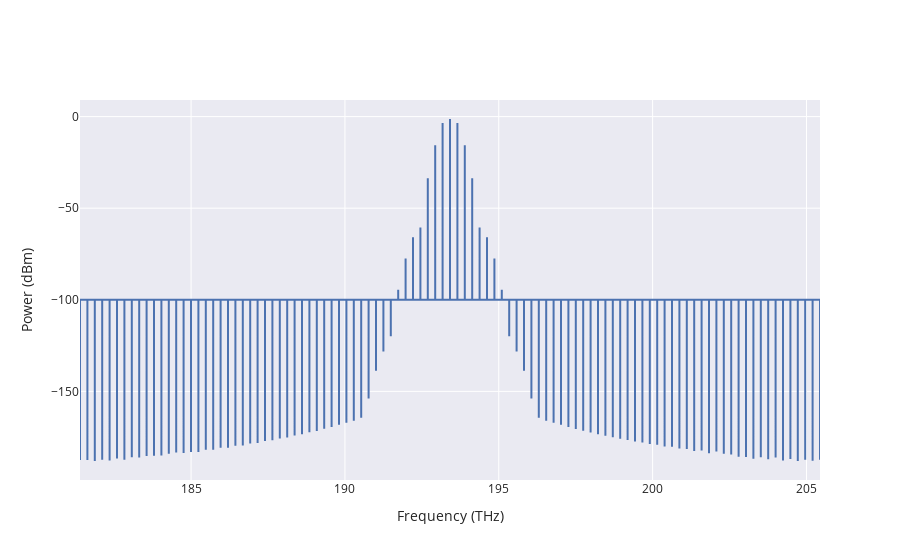

The notebook cell this image was saved under:
### Code cell
ind=740
solverp2.PlotCombSpectra(ind).show()

### Figure 1 — Plotly figure (JSON) as saved in the notebook; plotly's stock layout.template omitted (floating-point values rounded to 4 significant figures; data arrays with more than 128 entries replaced by an {"elided": "..."} marker saying what was removed)
{"data": [{"name": "Waveguide", "type": "scatter", "uid": "3d170641-f9f6-4ae6-931f-7b5e1fac8b40", "x": {"elided": "303 float values"}, "y": {"elided": "303 float values"}}], "layout": {"xaxis": {"title": {"text": "Frequency (THz)"}}, "yaxis": {"title": {"text": "Power (dBm)"}}}}
